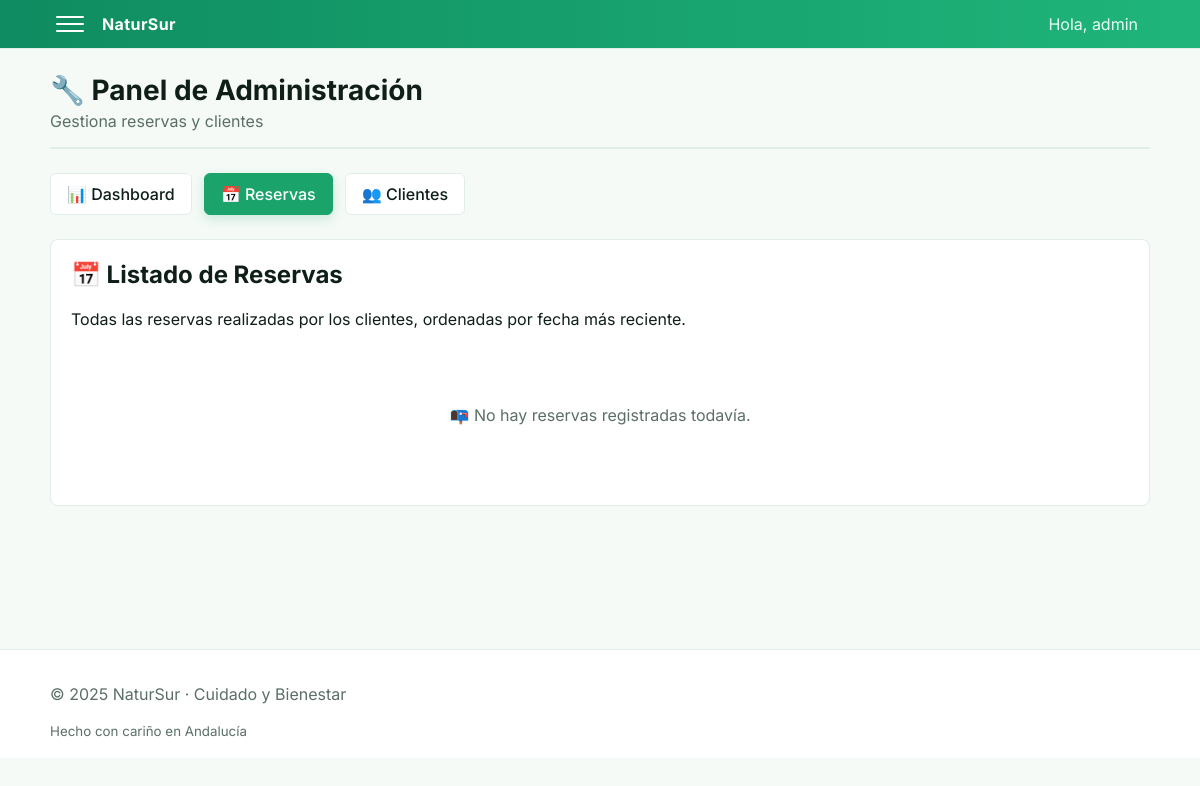
/panel/reservas/ (signed in), run on an earlier commit of the app's database.
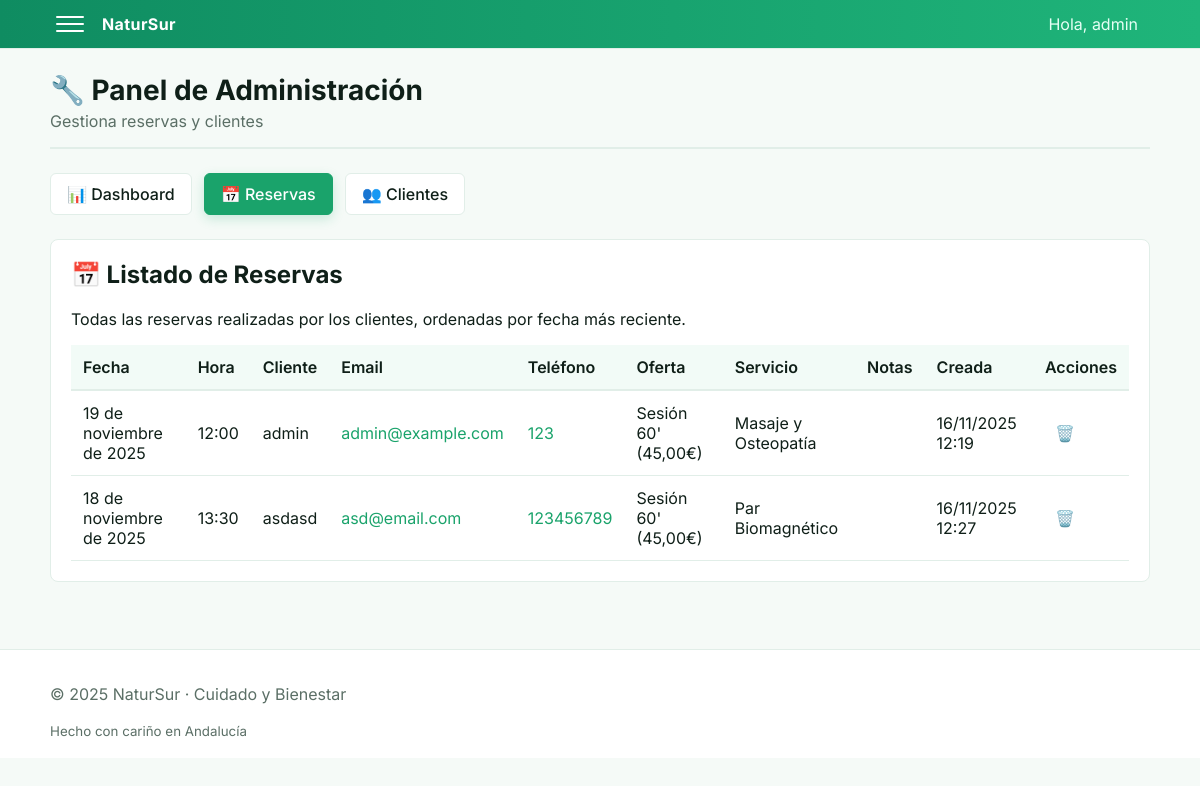
And on a later commit of the database.
### reservas/models.py (models this page shows, shortened)
class Reservation(models.Model):
    SERVICE_CHOICES = [
        ("masaje", "Masaje y Osteopatía"),
        ("biomagnetico", "Par Biomagnético"),
        ("emocionales", "Técnicas Emocionales"),
        ("nutricional", "Asesoramiento Nutricional y Estilo de Vida"),
    ]
    name = models.CharField("Nombre", max_length=100)
    email = models.EmailField("Email")
    phone = models.CharField("Teléfono", max_length=20, validators=[
        RegexValidator(
            regex=r'^[\d\s\-\(\)\+]{7,15}$',
            message='El teléfono debe contener entre 7 y 15 caracteres (dígitos, espacios, guiones o paréntesis)',
            code='invalid_phone'
        )
    ])
    service = models.CharField("Servicio", max_length=20, choices=SERVICE_CHOICES, blank=True)
    offering = models.ForeignKey('reservas.Offering', null=True, blank=True, on_delete=models.SET_NULL, related_name='reservations')
    date = models.DateField("Fecha")
    time = models.TimeField("Hora")
    notes = models.TextField("Notas", blank=True)
    created_at = models.DateTimeField(auto_now_add=True)
    class Meta:
        verbose_name = "Reserva"
        verbose_name_plural = "Reservas"
        ordering = ["-date", "time"]

class Offering(models.Model):
    slug = models.SlugField(max_length=50, unique=True)
    name = models.CharField(max_length=120)
    duration_minutes = models.PositiveIntegerField(default=60)
    price_eur = models.DecimalField(max_digits=7, decimal_places=2)
    class Meta:
        verbose_name = "Oferta"
        verbose_name_plural = "Ofertas"

### reservas/views.py (the view)
# urls.py: path('panel/reservas/', views.admin_reservations, name='admin_reservations'),
@user_passes_test(lambda u: u.is_staff)
def admin_reservations(request):
    from .models import Reservation
    qs = Reservation.objects.select_related('offering').order_by('-date', '-time')
    return render(request, 'reservas/admin_reservations.html', {'reservations': qs})

### natursur/context_processors.py (called while the page is built)
def global_settings(request):
    return {
        'external_shop_url': getattr(settings, 'EXTERNAL_SHOP_URL', ''),
        'facebook_page_url': getattr(settings, 'SOCIAL_FACEBOOK_URL', 'https://www.facebook.com/natursur'),
        'youtube_channel_url': getattr(settings, 'YOUTUBE_CHANNEL_ID', ''),
    }

### reservas/templates/reservas/admin_reservations.html (shortened to what this page needs)
{% extends 'reservas/admin_base.html' %}
{% block admin_content %}
<div class="admin-content-card">
  <h2>📅 Listado de Reservas</h2>
  <p class="muted">Todas las reservas realizadas por los clientes, ordenadas por fecha más reciente.</p>
  {% if reservations %}
    <table class="admin-table">
      <thead>
        <tr>
          <th>Fecha</th>
          <th>Hora</th>
          <th>Cliente</th>
          <th>Email</th>
          <th>Teléfono</th>
          <th>Oferta</th>
          <th>Servicio</th>
          <th>Notas</th>
          <th>Creada</th>
          <th>Acciones</th>
        </tr>
      </thead>
      <tbody>
        {% for r in reservations %}
        <tr>
          <td>{{ r.date }}</td>
          <td>{{ r.time }}</td>
          <td>{{ r.name }}</td>
          <td><a href="mailto:{{ r.email }}">{{ r.email }}</a></td>
          <td><a href="tel:{{ r.phone }}">{{ r.phone }}</a></td>
          <td>
            {% if r.offering %}
              {{ r.offering.name }} ({{ r.offering.price_eur }}€)
            {% else %}
              —
            {% endif %}
          </td>
          <td>
            {% if r.service %}
              {{ r.get_service_display }}
            {% else %}
              —
            {% endif %}
          </td>
          <td>{{ r.notes|truncatewords:5 }}</td>
          <td>{{ r.created_at|date:"d/m/Y H:i" }}</td>
          <td>
            <a href="{% url 'delete_reservation' r.id %}" class="action-link delete-link" title="Eliminar reserva">
              🗑️
            </a>
          </td>
        </tr>
        {% endfor %}
      </tbody>
    </table>
  {% else %}
    <div class="empty-state">
      <p>📭 No hay reservas registradas todavía.</p>
    </div>
  {% endif %}
</div>
{% endblock %}

What changed in the data, as far as the page shows it:
added Reservation: date "19 de noviembre de 2025", time "12:00", name "admin", email "admin@example.com", phone "123", offering.name "Sesión 60'", offering.price_eur "45,00", service "Masaje y Osteopatía", created_at "16/11/2025 12:19"
added Reservation: date "18 de noviembre de 2025", time "13:30", name "asdasd", email "asd@email.com", phone "123456789", offering.name "Sesión 60'", offering.price_eur "45,00", service "Par Biomagnético", created_at "16/11/2025 12:27"
Also different on the page:
text no longer shown: "📭 No hay reservas registradas todavía."
text now shown: "Fecha Hora Cliente Email Teléfono Oferta Servicio Notas Creada Acciones"
